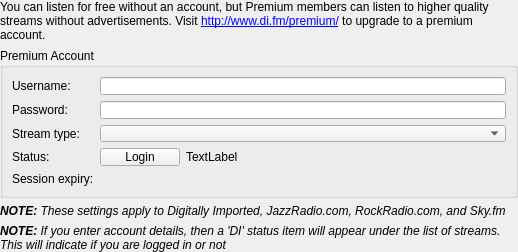
<?xml version="1.0" encoding="UTF-8"?>
<ui version="4.0">
 <class>DigitallyImportedSettings</class>
 <widget class="QWidget" name="DigitallyImportedSettings">
  <property name="geometry">
   <rect>
    <x>0</x>
    <y>0</y>
    <width>518</width>
    <height>252</height>
   </rect>
  </property>
  <layout class="QVBoxLayout" name="verticalLayout">
   <property name="leftMargin">
    <number>0</number>
   </property>
   <property name="topMargin">
    <number>0</number>
   </property>
   <property name="rightMargin">
    <number>0</number>
   </property>
   <property name="bottomMargin">
    <number>0</number>
   </property>
   <item>
    <widget class="QLabel" name="label">
     <property name="text">
      <string>You can listen for free without an account, but Premium members can listen to higher quality streams without advertisements. Visit &lt;a href=&quot;http://www.di.fm/premium/&quot;&gt;http://www.di.fm/premium/&lt;/a&gt; to upgrade to a premium account.</string>
     </property>
     <property name="wordWrap">
      <bool>true</bool>
     </property>
     <property name="openExternalLinks">
      <bool>true</bool>
     </property>
    </widget>
   </item>
   <item>
    <widget class="QGroupBox" name="groupBox">
     <property name="title">
      <string>Premium Account</string>
     </property>
     <layout class="QFormLayout" name="formLayout">
      <item row="0" column="0">
       <widget class="BuddyLabel" name="label_2">
        <property name="text">
         <string>Username:</string>
        </property>
        <property name="buddy">
         <cstring>user</cstring>
        </property>
       </widget>
      </item>
      <item row="0" column="1">
       <widget class="LineEdit" name="user"/>
      </item>
      <item row="1" column="0">
       <widget class="BuddyLabel" name="label_3">
        <property name="text">
         <string>Password:</string>
        </property>
        <property name="buddy">
         <cstring>pass</cstring>
        </property>
       </widget>
      </item>
      <item row="1" column="1">
       <widget class="LineEdit" name="pass">
        <property name="echoMode">
         <enum>QLineEdit::Password</enum>
        </property>
       </widget>
      </item>
      <item row="2" column="0">
       <widget class="BuddyLabel" name="label_4">
        <property name="text">
         <string>Stream type:</string>
        </property>
        <property name="buddy">
         <cstring>audio</cstring>
        </property>
       </widget>
      </item>
      <item row="2" column="1">
       <widget class="QComboBox" name="audio"/>
      </item>
      <item row="3" column="0">
       <widget class="BuddyLabel" name="label_5">
        <property name="text">
         <string>Status:</string>
        </property>
        <property name="buddy">
         <cstring>loginButton</cstring>
        </property>
       </widget>
      </item>
      <item row="3" column="1">
       <layout class="QHBoxLayout" name="horizontalLayout">
        <item>
         <widget class="QPushButton" name="loginButton">
          <property name="sizePolicy">
           <sizepolicy hsizetype="Preferred" vsizetype="Fixed">
            <horstretch>0</horstretch>
            <verstretch>0</verstretch>
           </sizepolicy>
          </property>
          <property name="text">
           <string>Login</string>
          </property>
         </widget>
        </item>
        <item>
         <widget class="QLabel" name="loginStatusLabel">
          <property name="sizePolicy">
           <sizepolicy hsizetype="MinimumExpanding" vsizetype="Preferred">
            <horstretch>0</horstretch>
            <verstretch>0</verstretch>
           </sizepolicy>
          </property>
          <property name="text">
           <string>TextLabel</string>
          </property>
         </widget>
        </item>
       </layout>
      </item>
      <item row="4" column="0">
       <widget class="QLabel" name="expiryLabel">
        <property name="text">
         <string>Session expiry:</string>
        </property>
       </widget>
      </item>
      <item row="4" column="1">
       <widget class="QLabel" name="expiry">
        <property name="sizePolicy">
         <sizepolicy hsizetype="MinimumExpanding" vsizetype="Preferred">
          <horstretch>0</horstretch>
          <verstretch>0</verstretch>
         </sizepolicy>
        </property>
       </widget>
      </item>
     </layout>
    </widget>
   </item>
   <item>
    <widget class="QLabel" name="noteLabel">
     <property name="text">
      <string>&lt;i&gt;&lt;b&gt;NOTE:&lt;/b&gt; These settings apply to Digitally Imported, JazzRadio.com, RockRadio.com, and Sky.fm&lt;/i&gt;</string>
     </property>
     <property name="wordWrap">
      <bool>true</bool>
     </property>
     <property name="textInteractionFlags">
      <set>Qt::NoTextInteraction</set>
     </property>
    </widget>
   </item>
   <item>
    <widget class="QLabel" name="note2Label">
     <property name="text">
      <string>&lt;i&gt;&lt;b&gt;NOTE:&lt;/b&gt; If you enter account details, then a 'DI' status item will appear under the list of streams. This will indicate if you are logged in or not&lt;/i&gt;</string>
     </property>
     <property name="wordWrap">
      <bool>true</bool>
     </property>
     <property name="textInteractionFlags">
      <set>Qt::NoTextInteraction</set>
     </property>
    </widget>
   </item>
   <item>
    <spacer name="verticalSpacer">
     <property name="orientation">
      <enum>Qt::Vertical</enum>
     </property>
     <property name="sizeHint" stdset="0">
      <size>
       <width>20</width>
       <height>6</height>
      </size>
     </property>
    </spacer>
   </item>
  </layout>
 </widget>
 <customwidgets>
  <customwidget>
   <class>LineEdit</class>
   <extends>QLineEdit</extends>
   <header>lineedit.h</header>
  </customwidget>
  <customwidget>
   <class>BuddyLabel</class>
   <extends>QLabel</extends>
   <header>buddylabel.h</header>
  </customwidget>
 </customwidgets>
 <resources/>
 <connections/>
</ui>
